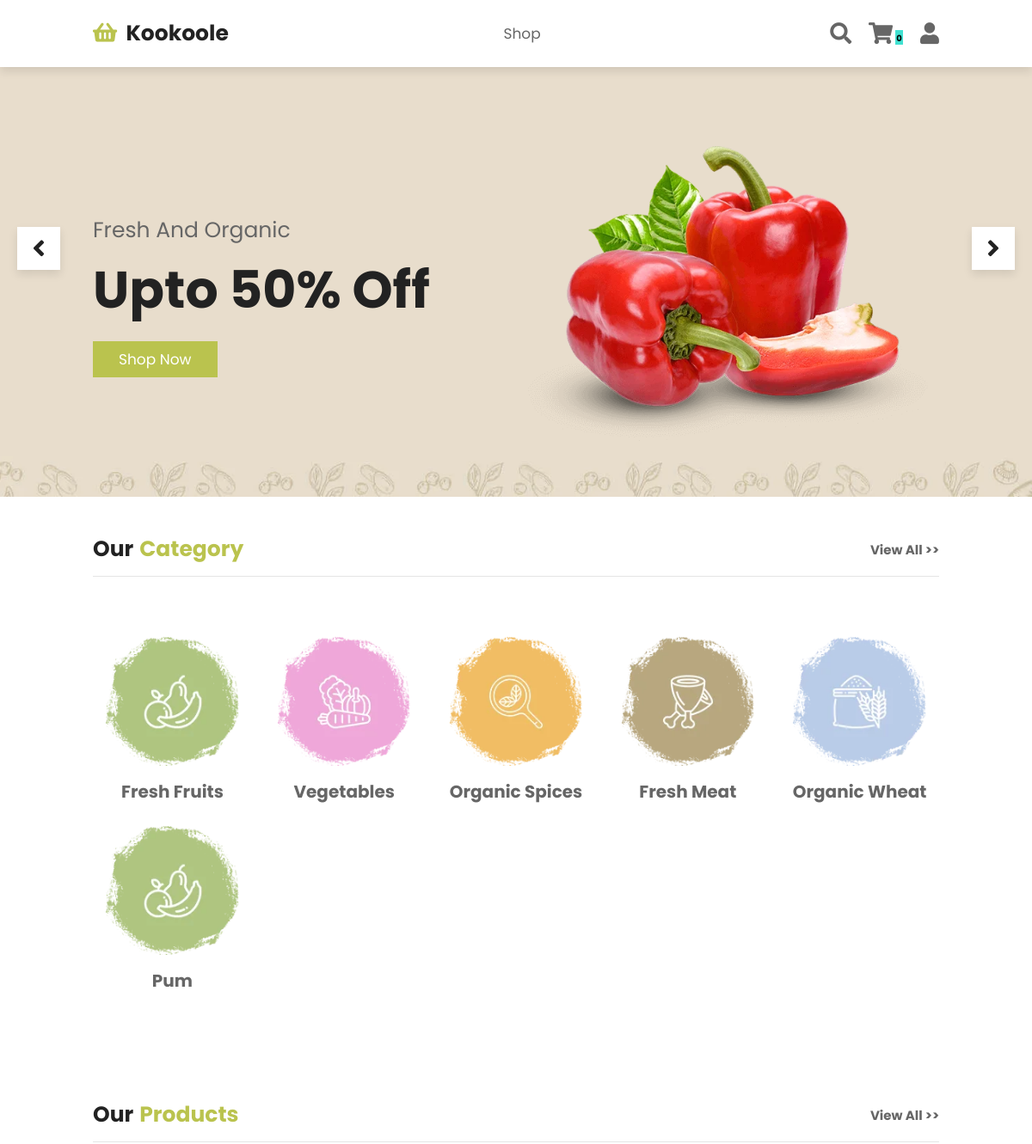
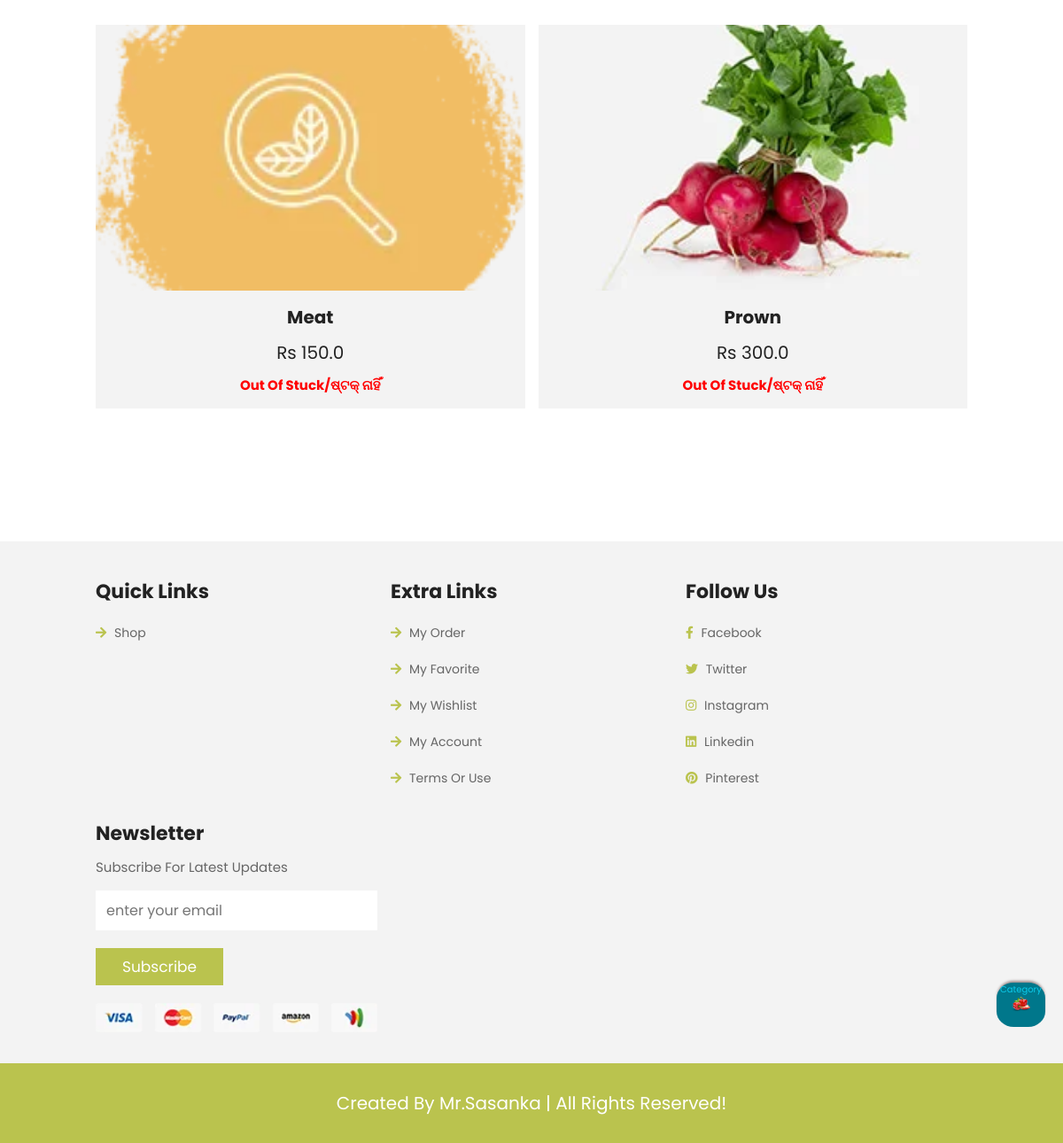
The app's page /?category=4 with its own data (2 pictures, top to bottom).
### kookooleShop/models.py (models this page shows, shortened)
class Categories(models.Model):
    name = models.CharField(max_length=60)
    image = models.ImageField(upload_to='media/')
    @staticmethod
    def get_all_categories():
        return Categories.objects.all()

class Product(models.Model):
    name = models.CharField(max_length=60)
    price = models.FloatField(default=0)
    category = models.ForeignKey(Categories , on_delete=models.CASCADE , default=1)
    stock = models.IntegerField(default=0)
    description = models.CharField(max_length=200 , default='')
    image = models.ImageField(upload_to='media/')
    @staticmethod
    def get_all_products_by_category_id(category_id):
        if category_id:
           return Product.objects.filter(category = category_id)
        else:
           return Product.get_all_products();

### kookoole/views.py (the view, shortened to what this page needs)
# urls.py: path('',views.shopPage ,name='homePage'),
def shopPage(request):
 post=request.method =='POST'
 get=request.method =='GET'
 if  get:
    cart = request.session.get('cart')
    if not cart:
        request.session['cart']={}
    all_products = None
    all_categories = Categories.get_all_categories();
    categoryID = request.GET.get('category')
    if categoryID:
        all_products = Product.get_all_products_by_category_id(categoryID);
        finaldata = all_products
    else:
        all_products = Product.get_all_products();
        paginator= Paginator(all_products, 6)
        page_number=request.GET.get('page')
        finaldata=paginator.get_page(page_number)
    data ={}
    data['products'] = finaldata
    data['categories'] = all_categories
    print('you are :',request.session.get('email'))
    return render(request,'shop.html' , data)

### kookooleShop/templatetags/cart.py (called while the page is built)
@register.filter(name = 'is_in_cart')
def is_in_cart(product ,cart):
   keys = cart.keys()
   for id in keys:
       if int(id) == product.id:
           return True
   return False;

### templates/shop.html (shortened to what this page needs)
 {% load cart %}
<!DOCTYPE html>
<html lang="en">
<head>
    <link rel="stylesheet" href="https://cdnjs.cloudflare.com/ajax/libs/font-awesome/5.15.4/css/all.min.css">
    <link rel="stylesheet" href="/static/css/style.css">
</head>
<body>
    <header class="header">
        <a href="/log-in/" class="logo"> <i class="fas fa-shopping-basket"></i> Kookoole </a>
        <nav class="navbar">
            <a href="/">shop</a>
        </nav>
        <div class="icons">
            <div id="search-btn" class="fas fa-search"></div>
            <div id="cart-btn" class="fas fa-shopping-cart"></div>
            <span style="background-color: turquoise; padding-top: 0.15rem; padding-left: 0.15rem; padding-right: 0.17rem "><b>{{request.session.cart.keys|length}}</b></span>
            <div id="login-btn" class="fas fa-user"></div>
        </div>
    </header>
    <section class="home">
        <div class="slides-container">
            <div class="slide active">
                <div class="content">
                    <span>fresh and organic</span>
                    <h3>upto 50% off</h3>
                    <a href="/#pro" class="btn">shop now</a>
                </div>
                <div class="image">
                    <img src="/static/image/home-img-3.png" alt="">
                </div>
            </div>
        </div>
        <div id="next-slide" class="fas fa-angle-right" onclick="next()"></div>
        <div id="prev-slide" class="fas fa-angle-left" onclick="next()"></div>
    </section>
    <section class="category" id="categor">
        <h1 class="title"> our <span>category</span> <a href="/#pro">view all >></a> </h1>
        <div class="box-container">
            {%for i in categories %}
            <a href="/?category={{i.id}}#pro" class="box">
                <img src="/media/{{i.image}}" alt="">
                <h3>{{i.name}}</h3>
            </a>
            {% endfor %}
        </div>
    </section>
    <section class="products" id="pro">
        <h1 class="title"> our <span>products</span> <a href="/#pro">view all >></a> </h1>
        <div class="box-container">
            {% for product in products %}
            <div class="box" id="{{product.id}}">
                <div class="image">
                    <img src="/media/{{product.image}}" alt="">
                </div>
                <div class="content">
                    <h3>{{product.name}}</h3>
                    <div class="price">Rs {{product.price}}</div>
                    <form action="#{{product.id}}" method="POST">
                        {% if product|is_in_cart:request.session.cart %}
                        {% if product.stock <= 0 %}
                        <h1 style="color: red">Out Of stuck/ଷ୍ଟକ୍ ନାହିଁ</h1>
                        {% else %}
                        {%if error %}
                        <input href="/" id="" type="submit" name="minus" class="float-left btn" value="-">
                        <div class="float-left btn" style="background-color:red">{{error}}</div>
                        <input href="/" type="submit" name="plus" class="float-right btn" value="+">
                        {% else %}
                        <input href="/" id="" type="submit" name="minus" class="float-left btn" value="-">
                        <div class="float-left btn" style="background-color:red">{{product|cart_quantity:request.session.cart}}</div>
                        <input href="/" type="submit" name="plus" class="float-right btn" value="+">
                        {% endif %}
                        {% endif %}
                        {% else %}
                        {% if product.stock <= 0 %}
                        <h1 style="color: red">Out Of stuck/ଷ୍ଟକ୍ ନାହିଁ</h1>
                        {% else %}
                        <input href="" type="submit" class="float-right btn" value="Add To  Cart">
                        {% endif %}
                        {% endif %}
                    </form>
                </div>
            </div>
            {% endfor %}
        </div>
    </section>
    <section>
    <div onclick=window.location.href="/#categor" style="position:fixed;
                bottom :5%;
                right :20px;
                text-align :center;
                color:#0bcbeb">
        <div href="/#categor" style="width:55px;
                    height:50px;
                    background:url(/static/image/home-img-3.png);
                    border-radius:35%;
                    background-repeat:no-repeat;
                    background-color:#00778b;
                    background-size:24px;
                    background-position: center;
                    float:right;
                    margin: 0 auto;
                    cursor: pointer;
                    box-shadow:0 -3px 3px -1px #9b8a8a;
                    ">
            <a>category</a>
        </div>
    </div>
    </section>
    <section>
    </section>
    <section class="footer">
        <div class="box-container">
            <div class="box">
                <h3>quick links</h3>
                <a href="/"> <i class="fas fa-arrow-right"></i> shop</a>
            </div>
            <div class="box">
                <h3>extra links</h3>
                <a href="#"> <i class="fas fa-arrow-right"></i> my order </a>
                <a href="#"> <i class="fas fa-arrow-right"></i> my favorite </a>
                <a href="#"> <i class="fas fa-arrow-right"></i> my wishlist </a>
                <a href="#"> <i class="fas fa-arrow-right"></i> my account </a>
                <a href="#"> <i class="fas fa-arrow-right"></i> terms or use </a>
            </div>
            <div class="box">
                <h3>follow us</h3>
                <a href="#"> <i class="fab fa-facebook-f"></i> facebook </a>
                <a href="#"> <i class="fab fa-twitter"></i> twitter </a>
                <a href="#"> <i class="fab fa-instagram"></i> instagram </a>
                <a href="#"> <i class="fab fa-linkedin"></i> linkedin </a>
                <a href="#"> <i class="fab fa-pinterest"></i> pinterest </a>
            </div>
            <div class="box">
                <h3>newsletter</h3>
                <p>subscribe for latest updates</p>
                <form action="">
                    <input type="email" placeholder="enter your email">
                    <input type="submit" value="subscribe" class="btn">
                </form>
                <img src="/static/image/payment.png" class="payment" alt="">
            </div>
        </div>
    </section>
    <section class="credit">created by mr.Sasanka | all rights reserved!</section>
</body>
</html>

### records on screen
Categories: image (picture), name "Fresh Fruits"
Categories: image (picture), name "Vegetables"
Categories: image (picture), name "Organic Spices"
Categories: image (picture), name "Fresh Meat"
Categories: image (picture), name "Organic Wheat"
Categories: image (picture), name "Pum"
Product: image (picture), name "Meat", price "150.0", stock "Out Of Stuck/ଷ୍ଟକ୍ ନାହିଁ"
Product: image (picture), name "Prown", price "300.0", stock "Out Of Stuck/ଷ୍ଟକ୍ ନାହିଁ"

### other values on screen
{{ request.session.cart.keys|length }} "0"
